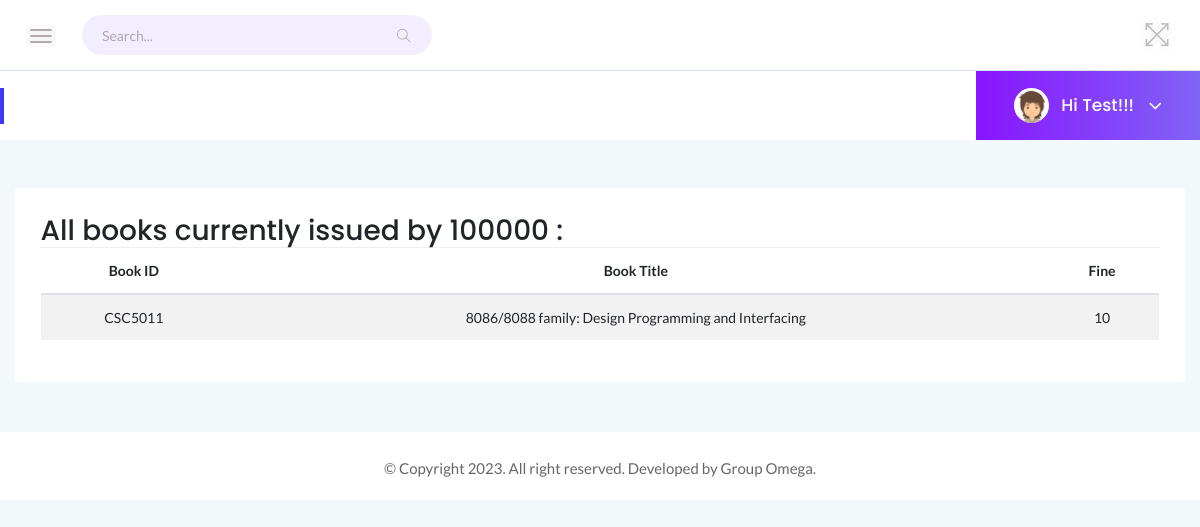
/issuedbooks.php (signed in), run on the app's committed database.
### tables this page shows
CREATE TABLE `student_table` (
  `student_rollno` int(6) NOT NULL,
  `student_firstname` varchar(20) NOT NULL,
  `student_middlename` varchar(20) NOT NULL,
  `student_lastname` varchar(20) NOT NULL,
  `student_date_of_birth` date NOT NULL,
  `student_gender` varchar(8) NOT NULL,
  `student_bloodgroup` varchar(3) NOT NULL,
  `student_branch` varchar(50) NOT NULL,
  `student_semester` int(1) NOT NULL,
  `student_address` varchar(100) NOT NULL,
  `student_hostelite` varchar(5) NOT NULL,
  `student_hobbies` varchar(100) NOT NULL,
  `student_image` longblob NOT NULL
);

CREATE TABLE `book` (
  `ISBN` varchar(8) NOT NULL,
  `TITLE` varchar(100) NOT NULL,
  `LANGUAGE` varchar(20) NOT NULL,
  `PUBLISHER` varchar(30) DEFAULT NULL,
  `MRP` int(11) NOT NULL,
  `PUB_DATE` date NOT NULL,
  `QUANTITY` int(11) NOT NULL
);

CREATE TABLE `issued_books` (
  `student_rollno` int(6) NOT NULL,
  `ISBN` varchar(20) NOT NULL,
  `ISSUED_DATE` date NOT NULL,
  `RENEWED_DATE` date NOT NULL,
  `FINE` int(11) NOT NULL
);

### issuedbooks.php (the view, shortened to what this page needs)
<?php
include 'header.php';
include('navbar.php');?>
<div class="main-content-inner">
<div class="row">
<div class="col-12">
            <div class="card mt-5">
                <div class="card-body table-responsive">
	<?php echo "<h3>All books currently issued by ".$_SESSION['key']." :</h3>" ?>
	<table class="table table-striped text-center">
	  <thead>
	    <tr>
	      <th scope="col">Book ID</th>
	      <th scope="col">Book Title</th>
	      <th scope="col">Fine</th>
	    </tr>
	  </thead>
	  <tbody>
		<?php
            include('connect.php');
            $a=$_SESSION['key'];
			$query="SELECT * FROM book,issued_books WHERE book.ISBN = issued_books.ISBN AND student_rollno=$a";
            if(!($result = mysqli_query($conn,$query))){
                echo "Retrieval of data from database failed".mysql_error();
            }
                $num=mysqli_num_rows($result);
              if($num>0){
                while ($row=mysqli_fetch_assoc($result)){
                    echo "<tr><td>".$row["ISBN"]."</td><td>".$row["TITLE"]."</td><td>".$row["FINE"]."</td></tr>";
                }
            }
            else{
              echo "0 Results";
          }
            mysqli_close($conn)?>
        </tbody>
	</table>
</div>
</div>
</div>
</div>
</div>
<?php include('footer.php');?>

### navbarin.php (shortened to what this page needs)
     <div class="main-content">
         <div class="header-area">
             <div class="row align-items-center">
                 <div class="col-md-6 col-sm-8 clearfix">
                     <div class="nav-btn pull-left">
                         <span></span>
                         <span></span>
                         <span></span>
                     </div>
                     <div class="search-box pull-left">
                         <form action="back.php" method="POST">
                             <input type="text" name="searchquery" placeholder="Search..." onchange="this.form.submit();" required>
                             <i class="ti-search"></i>
                         </form>
                     </div>
                 </div>
                 <div class="col-md-6 col-sm-4 clearfix">
                     <ul class="notification-area pull-right">
                         <li id="full-view"><i class="ti-fullscreen"></i></li>
                     </ul>
                 </div>
             </div>
         </div>
         <div class="page-title-area">
             <div class="row align-items-center">
                 <div class="col-sm-6">
                 </div>
                 <div class="col-sm-6 clearfix">
                     <div class="user-profile pull-right">
                         <img class="avatar user-thumb" src="assets/images/author/avatar.png" alt="avatar">
                         <h4 class="user-name dropdown-toggle" data-toggle="dropdown"><?php
     $a=intval($_SESSION['key']);
     $query="SELECT student_firstname from `student_table` where student_rollno=$a";
     $result = mysqli_query($conn,$query);
     $row=mysqli_fetch_assoc($result);
echo "Hi ",$row['student_firstname'],"!!!";?> <i class="fa fa-angle-down"></i></h4>
                     </div>
                 </div>
             </div>
         </div>

### assets/css/styles.css (style rules this page uses)
.card { border: none; border-radius: 4px; background-color: #fff; -webkit-transition: all 0.3s ease 0s; transition: all 0.3s ease 0s; }
.card-body { padding: 25.6px; padding: 1.6rem; }
.main-content { width: 100%; background: #F3F8FB; }
.main-content-inner { padding: 0 30px 50px; }
.header-area { padding: 15px 30px; background: #fff; border-bottom: 1px solid #d8e3e7; }
.nav-btn { margin: 10px 30px 0 0; cursor: pointer; }
.nav-btn span { display: block; width: 22px; height: 2px; background: #b3aaaa; margin: 4px 0; border-radius: 15px; -webkit-transition: all 0.3s ease 0s; transition: all 0.3s ease 0s; box-shadow: 0 0 0 4px rgba(99, 96, 96, 0.03); }
.nav-btn span:nth-child(2) { opacity: 0; }
.nav-btn span:first-child { -webkit-transform: rotate(45deg)translate(5px, 5px); transform: rotate(45deg)translate(5px, 5px); }
.nav-btn span:last-child { -webkit-transform: rotate(-45deg)translate(3px, -3px); transform: rotate(-45deg)translate(3px, -3px); }
.sbar_collapsed .nav-btn span { transform: none; opacity: 1; }
.search-box form { position: relative; }
.search-box input { width: 350px; border-radius: 33px; border: none; height: 40px; padding-left: 20px; padding-right: 40px; letter-spacing: 0; background: #f3eeff; }
.search-box form i { position: absolute; right: 21px; top: 14px; font-size: 14px; color: #b1a7a7; }
.notification-area { -webkit-user-select: none; -moz-user-select: none; -ms-user-select: none; user-select: none; position: relative; z-index: 1; }
.notification-area li { display: inline-block; margin-left: 20px; cursor: pointer; -webkit-user-select: none; -moz-user-select: none; -ms-user-select: none; user-select: none; }
.notification-area li>i { font-size: 26px; color: #bdbcbc; vertical-align: middle; text-shadow: 0 0 8px rgba(0, 0, 0, 0.12); -webkit-transition: color 0.3s ease 0s; transition: color 0.3s ease 0s; }
.notification-area li#full-view { display: inline-block; }
.page-title-area { padding: 0 30px; background: #fff; position: relative; }
.page-title-area:before { content: ''; position: absolute; left: 0; top: 50%; width: 4px; height: 36px; background: var(--primary-color); -webkit-transform: translateY(-50%); transform: translateY(-50%); }
.user-profile { margin-right: -30px; display: -webkit-box; display: -ms-flexbox; display: flex; -webkit-box-align: center; -ms-flex-align: center; align-items: center; -ms-flex-wrap: wrap; flex-wrap: wrap; background: -webkit-linear-gradient(left, #8914fe 0%, #8063f5 100%); background: linear-gradient(to right, #8914fe 0%, #8063f5 100%); padding: 17px 38px; position: relative; }
.user-profile img.avatar { height: 35px; width: 35px; border-radius: 50%; margin-right: 12px; }
.user-name { font-size: 17px; font-weight: 500; color: #fff; letter-spacing: 0; cursor: pointer; -webkit-user-select: none; -moz-user-select: none; -ms-user-select: none; user-select: none; }
.user-name i { margin-left: 10px; font-size: 21px; vertical-align: middle; position: relative; }
.notification-area .dropdown-toggle, .user-name.dropdown-toggle { position: relative; }
.notification-area .dropdown-toggle:after, .user-name.dropdown-toggle:after { display: none; }
table tr th { border-bottom: none; }
table tr th, table tr td { border-top: 1px solid rgba(120, 130, 140, 0.13) !important; }

### data on the page
student_table: student_firstname "Test"
book: issued_books.ISBN "CSC5011", TITLE "8086/8088 family: Design Programming and Interfacing", issued_books.FINE "10"

### other printed values
$_SESSION['key'] "100000"
